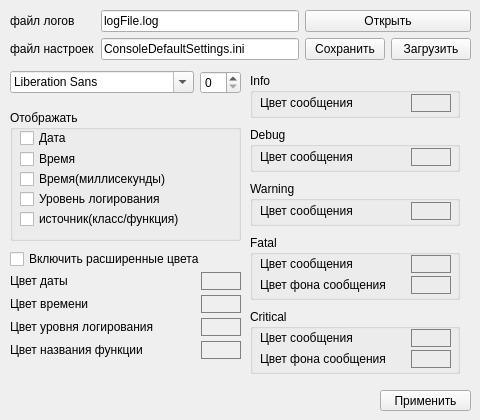
<?xml version="1.0" encoding="UTF-8"?>
<ui version="4.0">
 <class>LogWidgetSettings</class>
 <widget class="QWidget" name="LogWidgetSettings">
  <property name="geometry">
   <rect>
    <x>0</x>
    <y>0</y>
    <width>480</width>
    <height>420</height>
   </rect>
  </property>
  <property name="sizePolicy">
   <sizepolicy hsizetype="Fixed" vsizetype="Fixed">
    <horstretch>0</horstretch>
    <verstretch>0</verstretch>
   </sizepolicy>
  </property>
  <property name="windowTitle">
   <string>Form</string>
  </property>
  <widget class="QGroupBox" name="groupBox">
   <property name="geometry">
    <rect>
     <x>10</x>
     <y>110</y>
     <width>231</width>
     <height>131</height>
    </rect>
   </property>
   <property name="title">
    <string>Отображать</string>
   </property>
   <widget class="QCheckBox" name="checkBox_dispDate">
    <property name="geometry">
     <rect>
      <x>10</x>
      <y>20</y>
      <width>71</width>
      <height>16</height>
     </rect>
    </property>
    <property name="text">
     <string>Дата</string>
    </property>
   </widget>
   <widget class="QCheckBox" name="checkBox_dispTime">
    <property name="geometry">
     <rect>
      <x>10</x>
      <y>40</y>
      <width>71</width>
      <height>18</height>
     </rect>
    </property>
    <property name="text">
     <string>Время</string>
    </property>
   </widget>
   <widget class="QCheckBox" name="checkBox_dispTimeMs">
    <property name="geometry">
     <rect>
      <x>10</x>
      <y>60</y>
      <width>151</width>
      <height>18</height>
     </rect>
    </property>
    <property name="text">
     <string>Время(миллисекунды)</string>
    </property>
    <property name="tristate">
     <bool>false</bool>
    </property>
   </widget>
   <widget class="QCheckBox" name="checkBox_dispFuncName">
    <property name="geometry">
     <rect>
      <x>10</x>
      <y>100</y>
      <width>181</width>
      <height>18</height>
     </rect>
    </property>
    <property name="text">
     <string>источник(класс/функция)</string>
    </property>
   </widget>
   <widget class="QCheckBox" name="checkBox_displogLevel">
    <property name="geometry">
     <rect>
      <x>10</x>
      <y>80</y>
      <width>171</width>
      <height>18</height>
     </rect>
    </property>
    <property name="text">
     <string>Уровень логирования</string>
    </property>
   </widget>
  </widget>
  <widget class="QWidget" name="gridLayoutWidget_2">
   <property name="geometry">
    <rect>
     <x>10</x>
     <y>270</y>
     <width>231</width>
     <height>91</height>
    </rect>
   </property>
   <layout class="QGridLayout" name="gridLayout_2">
    <property name="spacing">
     <number>3</number>
    </property>
    <item row="2" column="0">
     <widget class="QLabel" name="label_2">
      <property name="text">
       <string>Цвет уровня логирования</string>
      </property>
     </widget>
    </item>
    <item row="0" column="1">
     <widget class="QPushButton" name="pushButton_dateColor">
      <property name="sizePolicy">
       <sizepolicy hsizetype="Fixed" vsizetype="Fixed">
        <horstretch>0</horstretch>
        <verstretch>0</verstretch>
       </sizepolicy>
      </property>
      <property name="minimumSize">
       <size>
        <width>40</width>
        <height>18</height>
       </size>
      </property>
      <property name="baseSize">
       <size>
        <width>0</width>
        <height>0</height>
       </size>
      </property>
      <property name="styleSheet">
       <string notr="true">QPushButton{
	background-color: &quot;white&quot;;
	border-radius: 0px ;
	border: 1px solid gray;

}
</string>
      </property>
      <property name="text">
       <string/>
      </property>
     </widget>
    </item>
    <item row="3" column="1">
     <widget class="QPushButton" name="pushButton_funcNameColor">
      <property name="sizePolicy">
       <sizepolicy hsizetype="Fixed" vsizetype="Fixed">
        <horstretch>0</horstretch>
        <verstretch>0</verstretch>
       </sizepolicy>
      </property>
      <property name="minimumSize">
       <size>
        <width>40</width>
        <height>18</height>
       </size>
      </property>
      <property name="baseSize">
       <size>
        <width>0</width>
        <height>0</height>
       </size>
      </property>
      <property name="styleSheet">
       <string notr="true">QPushButton{
	background-color: &quot;white&quot;;
	border-radius: 0px ;
	border: 1px solid gray;

}</string>
      </property>
      <property name="text">
       <string/>
      </property>
     </widget>
    </item>
    <item row="3" column="0">
     <widget class="QLabel" name="label_9">
      <property name="text">
       <string>Цвет названия функции</string>
      </property>
     </widget>
    </item>
    <item row="1" column="1">
     <widget class="QPushButton" name="pushButton_timeColor">
      <property name="sizePolicy">
       <sizepolicy hsizetype="Fixed" vsizetype="Fixed">
        <horstretch>0</horstretch>
        <verstretch>0</verstretch>
       </sizepolicy>
      </property>
      <property name="minimumSize">
       <size>
        <width>40</width>
        <height>18</height>
       </size>
      </property>
      <property name="styleSheet">
       <string notr="true">QPushButton{
	background-color: &quot;white&quot;;
	border-radius: 0px ;
	border: 1px solid gray;

}</string>
      </property>
      <property name="text">
       <string/>
      </property>
     </widget>
    </item>
    <item row="1" column="0">
     <widget class="QLabel" name="label_7">
      <property name="text">
       <string>Цвет времени</string>
      </property>
     </widget>
    </item>
    <item row="2" column="1">
     <widget class="QPushButton" name="pushButton_LogLevelColor">
      <property name="sizePolicy">
       <sizepolicy hsizetype="Fixed" vsizetype="Fixed">
        <horstretch>0</horstretch>
        <verstretch>0</verstretch>
       </sizepolicy>
      </property>
      <property name="minimumSize">
       <size>
        <width>40</width>
        <height>18</height>
       </size>
      </property>
      <property name="baseSize">
       <size>
        <width>0</width>
        <height>0</height>
       </size>
      </property>
      <property name="styleSheet">
       <string notr="true">QPushButton{
	background-color: &quot;white&quot;;
	border-radius: 0px ;
	border: 1px solid gray;

}</string>
      </property>
      <property name="text">
       <string/>
      </property>
     </widget>
    </item>
    <item row="0" column="0">
     <widget class="QLabel" name="label_6">
      <property name="sizePolicy">
       <sizepolicy hsizetype="Preferred" vsizetype="Fixed">
        <horstretch>0</horstretch>
        <verstretch>0</verstretch>
       </sizepolicy>
      </property>
      <property name="text">
       <string>Цвет даты</string>
      </property>
     </widget>
    </item>
   </layout>
  </widget>
  <widget class="QPushButton" name="pushButton_apply">
   <property name="geometry">
    <rect>
     <x>380</x>
     <y>390</y>
     <width>91</width>
     <height>21</height>
    </rect>
   </property>
   <property name="text">
    <string>Применить</string>
   </property>
  </widget>
  <widget class="QWidget" name="gridLayoutWidget_7">
   <property name="geometry">
    <rect>
     <x>10</x>
     <y>10</y>
     <width>461</width>
     <height>52</height>
    </rect>
   </property>
   <layout class="QGridLayout" name="gridLayout_7">
    <item row="1" column="2">
     <widget class="QPushButton" name="pushButton_saveConsoleSettings">
      <property name="text">
       <string>Сохранить</string>
      </property>
     </widget>
    </item>
    <item row="0" column="1">
     <widget class="QLineEdit" name="lineEdit_logFilePath">
      <property name="text">
       <string>logFile.log</string>
      </property>
     </widget>
    </item>
    <item row="1" column="0">
     <widget class="QLabel" name="label_14">
      <property name="text">
       <string>файл настроек</string>
      </property>
     </widget>
    </item>
    <item row="0" column="0">
     <widget class="QLabel" name="label">
      <property name="text">
       <string>файл логов</string>
      </property>
     </widget>
    </item>
    <item row="1" column="3">
     <widget class="QPushButton" name="pushButton_loadConsoleSettings">
      <property name="text">
       <string>Загрузить</string>
      </property>
     </widget>
    </item>
    <item row="0" column="2" colspan="2">
     <widget class="QPushButton" name="pushButton_openLogFile">
      <property name="text">
       <string>Открыть</string>
      </property>
     </widget>
    </item>
    <item row="1" column="1">
     <widget class="QLineEdit" name="lineEdit_ConsoleSettingsPath">
      <property name="text">
       <string>ConsoleDefaultSettings.ini</string>
      </property>
     </widget>
    </item>
   </layout>
  </widget>
  <widget class="QWidget" name="horizontalLayoutWidget">
   <property name="geometry">
    <rect>
     <x>10</x>
     <y>70</y>
     <width>231</width>
     <height>25</height>
    </rect>
   </property>
   <layout class="QHBoxLayout" name="horizontalLayout">
    <item>
     <widget class="QFontComboBox" name="fontComboBox">
      <property name="currentFont">
       <font/>
      </property>
     </widget>
    </item>
    <item>
     <widget class="QSpinBox" name="spinBox_fontSize"/>
    </item>
   </layout>
  </widget>
  <widget class="QCheckBox" name="checkBox_enExtendedColors">
   <property name="geometry">
    <rect>
     <x>10</x>
     <y>250</y>
     <width>211</width>
     <height>18</height>
    </rect>
   </property>
   <property name="text">
    <string>Включить расширенные цвета</string>
   </property>
  </widget>
  <widget class="QWidget" name="verticalLayoutWidget">
   <property name="geometry">
    <rect>
     <x>250</x>
     <y>70</y>
     <width>222</width>
     <height>311</height>
    </rect>
   </property>
   <layout class="QVBoxLayout" name="verticalLayout">
    <item>
     <widget class="QGroupBox" name="groupBox_2">
      <property name="sizePolicy">
       <sizepolicy hsizetype="Fixed" vsizetype="Fixed">
        <horstretch>0</horstretch>
        <verstretch>0</verstretch>
       </sizepolicy>
      </property>
      <property name="minimumSize">
       <size>
        <width>210</width>
        <height>45</height>
       </size>
      </property>
      <property name="title">
       <string>Info</string>
      </property>
      <widget class="QWidget" name="gridLayoutWidget_4">
       <property name="geometry">
        <rect>
         <x>10</x>
         <y>20</y>
         <width>191</width>
         <height>21</height>
        </rect>
       </property>
       <layout class="QGridLayout" name="gridLayout_4">
        <property name="spacing">
         <number>3</number>
        </property>
        <item row="0" column="2">
         <widget class="QPushButton" name="pushButton_InfoMsgColor">
          <property name="sizePolicy">
           <sizepolicy hsizetype="Fixed" vsizetype="Fixed">
            <horstretch>0</horstretch>
            <verstretch>0</verstretch>
           </sizepolicy>
          </property>
          <property name="minimumSize">
           <size>
            <width>40</width>
            <height>18</height>
           </size>
          </property>
          <property name="styleSheet">
           <string notr="true">QPushButton{
	background-color: &quot;white&quot;;
	border-radius: 0px ;
	border: 1px solid gray;

}</string>
          </property>
          <property name="text">
           <string/>
          </property>
         </widget>
        </item>
        <item row="0" column="1">
         <widget class="QLabel" name="label_11">
          <property name="text">
           <string>Цвет сообщения</string>
          </property>
         </widget>
        </item>
       </layout>
      </widget>
     </widget>
    </item>
    <item>
     <widget class="QGroupBox" name="groupBox_3">
      <property name="sizePolicy">
       <sizepolicy hsizetype="Fixed" vsizetype="Fixed">
        <horstretch>0</horstretch>
        <verstretch>0</verstretch>
       </sizepolicy>
      </property>
      <property name="minimumSize">
       <size>
        <width>210</width>
        <height>45</height>
       </size>
      </property>
      <property name="title">
       <string>Debug</string>
      </property>
      <widget class="QWidget" name="gridLayoutWidget_5">
       <property name="geometry">
        <rect>
         <x>10</x>
         <y>20</y>
         <width>191</width>
         <height>21</height>
        </rect>
       </property>
       <layout class="QGridLayout" name="gridLayout_5">
        <property name="spacing">
         <number>3</number>
        </property>
        <item row="0" column="2">
         <widget class="QPushButton" name="pushButton_DebugMsgColor">
          <property name="sizePolicy">
           <sizepolicy hsizetype="Fixed" vsizetype="Fixed">
            <horstretch>0</horstretch>
            <verstretch>0</verstretch>
           </sizepolicy>
          </property>
          <property name="minimumSize">
           <size>
            <width>40</width>
            <height>18</height>
           </size>
          </property>
          <property name="styleSheet">
           <string notr="true">QPushButton{
	background-color: &quot;white&quot;;
	border-radius: 0px ;
	border: 1px solid gray;

}</string>
          </property>
          <property name="text">
           <string/>
          </property>
         </widget>
        </item>
        <item row="0" column="1">
         <widget class="QLabel" name="label_12">
          <property name="text">
           <string>Цвет сообщения</string>
          </property>
         </widget>
        </item>
       </layout>
      </widget>
     </widget>
    </item>
    <item>
     <widget class="QGroupBox" name="groupBox_5">
      <property name="sizePolicy">
       <sizepolicy hsizetype="Fixed" vsizetype="Fixed">
        <horstretch>0</horstretch>
        <verstretch>0</verstretch>
       </sizepolicy>
      </property>
      <property name="minimumSize">
       <size>
        <width>210</width>
        <height>45</height>
       </size>
      </property>
      <property name="title">
       <string>Warning</string>
      </property>
      <widget class="QWidget" name="gridLayoutWidget">
       <property name="geometry">
        <rect>
         <x>10</x>
         <y>20</y>
         <width>191</width>
         <height>21</height>
        </rect>
       </property>
       <layout class="QGridLayout" name="gridLayout">
        <property name="spacing">
         <number>3</number>
        </property>
        <item row="0" column="2">
         <widget class="QPushButton" name="pushButton_WarningMsgColor">
          <property name="sizePolicy">
           <sizepolicy hsizetype="Fixed" vsizetype="Fixed">
            <horstretch>0</horstretch>
            <verstretch>0</verstretch>
           </sizepolicy>
          </property>
          <property name="minimumSize">
           <size>
            <width>40</width>
            <height>18</height>
           </size>
          </property>
          <property name="styleSheet">
           <string notr="true">QPushButton{
	background-color: &quot;white&quot;;
	border-radius: 0px ;
	border: 1px solid gray;

}</string>
          </property>
          <property name="text">
           <string/>
          </property>
         </widget>
        </item>
        <item row="0" column="0">
         <widget class="QLabel" name="label_10">
          <property name="text">
           <string>Цвет сообщения</string>
          </property>
         </widget>
        </item>
       </layout>
      </widget>
     </widget>
    </item>
    <item>
     <widget class="QGroupBox" name="groupBox_6">
      <property name="sizePolicy">
       <sizepolicy hsizetype="Fixed" vsizetype="Fixed">
        <horstretch>0</horstretch>
        <verstretch>0</verstretch>
       </sizepolicy>
      </property>
      <property name="minimumSize">
       <size>
        <width>210</width>
        <height>65</height>
       </size>
      </property>
      <property name="title">
       <string>Fatal</string>
      </property>
      <widget class="QWidget" name="gridLayoutWidget_6">
       <property name="geometry">
        <rect>
         <x>10</x>
         <y>20</y>
         <width>191</width>
         <height>41</height>
        </rect>
       </property>
       <layout class="QGridLayout" name="gridLayout_6">
        <property name="spacing">
         <number>3</number>
        </property>
        <item row="0" column="0">
         <widget class="QLabel" name="label_5">
          <property name="text">
           <string>Цвет сообщения</string>
          </property>
         </widget>
        </item>
        <item row="0" column="1">
         <widget class="QPushButton" name="pushButton_FatalMsgColor">
          <property name="sizePolicy">
           <sizepolicy hsizetype="Fixed" vsizetype="Fixed">
            <horstretch>0</horstretch>
            <verstretch>0</verstretch>
           </sizepolicy>
          </property>
          <property name="minimumSize">
           <size>
            <width>40</width>
            <height>18</height>
           </size>
          </property>
          <property name="styleSheet">
           <string notr="true">QPushButton{
	background-color: &quot;white&quot;;
	border-radius: 0px ;
	border: 1px solid gray;

}</string>
          </property>
          <property name="text">
           <string/>
          </property>
         </widget>
        </item>
        <item row="1" column="1">
         <widget class="QPushButton" name="pushButton_FatalMsgBgColor">
          <property name="sizePolicy">
           <sizepolicy hsizetype="Fixed" vsizetype="Fixed">
            <horstretch>0</horstretch>
            <verstretch>0</verstretch>
           </sizepolicy>
          </property>
          <property name="minimumSize">
           <size>
            <width>40</width>
            <height>18</height>
           </size>
          </property>
          <property name="styleSheet">
           <string notr="true">QPushButton{
	background-color: &quot;white&quot;;
	border-radius: 0px ;
	border: 1px solid gray;

}</string>
          </property>
          <property name="text">
           <string/>
          </property>
         </widget>
        </item>
        <item row="1" column="0">
         <widget class="QLabel" name="label_13">
          <property name="text">
           <string>Цвет фона сообщения</string>
          </property>
         </widget>
        </item>
       </layout>
      </widget>
     </widget>
    </item>
    <item>
     <widget class="QGroupBox" name="groupBox_4">
      <property name="sizePolicy">
       <sizepolicy hsizetype="Fixed" vsizetype="Fixed">
        <horstretch>0</horstretch>
        <verstretch>0</verstretch>
       </sizepolicy>
      </property>
      <property name="minimumSize">
       <size>
        <width>210</width>
        <height>65</height>
       </size>
      </property>
      <property name="title">
       <string>Critical</string>
      </property>
      <widget class="QWidget" name="gridLayoutWidget_3">
       <property name="geometry">
        <rect>
         <x>10</x>
         <y>20</y>
         <width>191</width>
         <height>41</height>
        </rect>
       </property>
       <layout class="QGridLayout" name="gridLayout_3">
        <property name="spacing">
         <number>3</number>
        </property>
        <item row="0" column="1">
         <widget class="QPushButton" name="pushButton_CriticalMsgColor">
          <property name="sizePolicy">
           <sizepolicy hsizetype="Fixed" vsizetype="Fixed">
            <horstretch>0</horstretch>
            <verstretch>0</verstretch>
           </sizepolicy>
          </property>
          <property name="minimumSize">
           <size>
            <width>40</width>
            <height>18</height>
           </size>
          </property>
          <property name="styleSheet">
           <string notr="true">QPushButton{
	background-color: &quot;white&quot;;
	border-radius: 0px ;
	border: 1px solid gray;

}</string>
          </property>
          <property name="text">
           <string/>
          </property>
         </widget>
        </item>
        <item row="0" column="0">
         <widget class="QLabel" name="label_3">
          <property name="text">
           <string>Цвет сообщения</string>
          </property>
         </widget>
        </item>
        <item row="1" column="0">
         <widget class="QLabel" name="label_4">
          <property name="text">
           <string>Цвет фона сообщения</string>
          </property>
         </widget>
        </item>
        <item row="1" column="1">
         <widget class="QPushButton" name="pushButton_CriticalMsgBgColor">
          <property name="sizePolicy">
           <sizepolicy hsizetype="Fixed" vsizetype="Fixed">
            <horstretch>0</horstretch>
            <verstretch>0</verstretch>
           </sizepolicy>
          </property>
          <property name="minimumSize">
           <size>
            <width>40</width>
            <height>18</height>
           </size>
          </property>
          <property name="styleSheet">
           <string notr="true">QPushButton{
	background-color: &quot;white&quot;;
	border-radius: 0px ;
	border: 1px solid gray;

}</string>
          </property>
          <property name="text">
           <string/>
          </property>
         </widget>
        </item>
       </layout>
      </widget>
     </widget>
    </item>
   </layout>
  </widget>
 </widget>
 <resources/>
 <connections/>
</ui>
